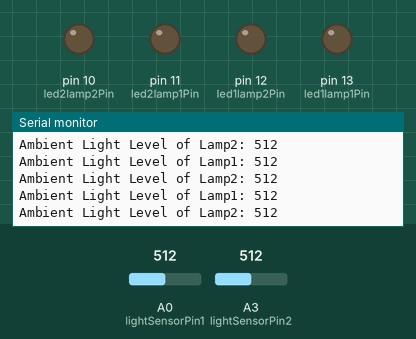
Recording of a sketch running on a simulated Arduino Uno, built with avr-gcc and run on an emulated ATmega328P. Parts: output pins drawn as LEDs (lit = HIGH), the last lines printed to the serial monitor. Inputs (shaded band) come from the test bench; at power-on: A0 (lightSensorPin1) = 512, A3 (lightSensorPin2) = 512.

Above: at 1.2 s.
1.3 s: A0 (lightSensorPin1) set to 109
At 1.47 s:
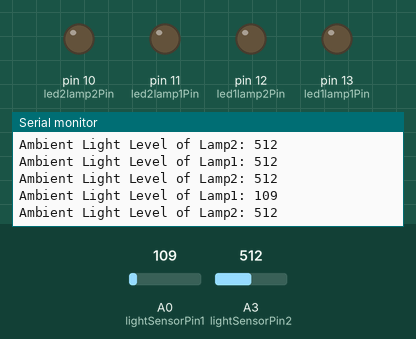
2.8 s: A0 (lightSensorPin1) set to 92
At 2.95 s:
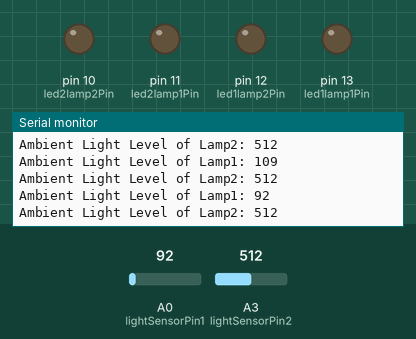
5.8 s: A3 (lightSensorPin2) set to 110
At 5.98 s:
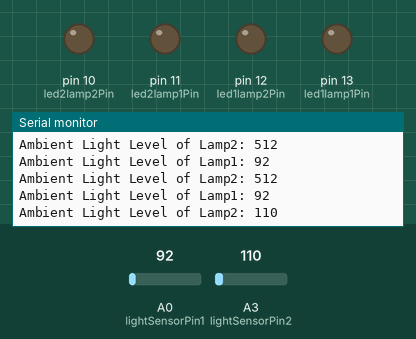
7.3 s: A3 (lightSensorPin2) set to 92
At 7.33 s:
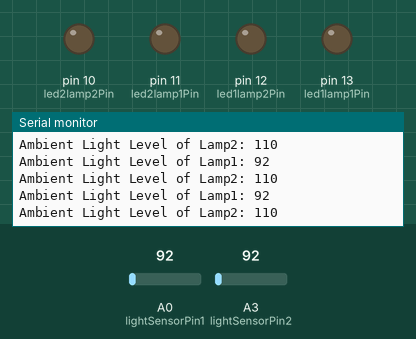
Timing chart, 0 to 9.8 s (numbered marks = the images above; inputs shaded):
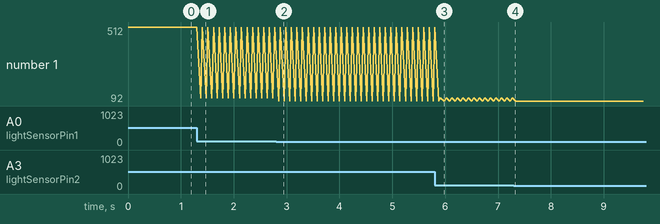

Measured:
- after the input at 1.3 s, the serial monitor: prints a new line after 0.07 s (image 1)
- after the input at 2.8 s, the serial monitor: prints a new line after 0.05 s (image 2)
- after the input at 5.8 s, the serial monitor: prints a new line after 0.11 s (image 3)
- plotted number 1: 512 → 92 after the input at 2.8 s, 92 → 110 after the input at 5.8 s

The sketch:

Final_Prototype.ino
```cpp
int lamp1Pin = A1;
int lamp2Pin = A5;
int lightSensorPin1 = A0;
int lightSensorPin2 = A3;


int led1lamp1Pin = 13;
int led1lamp2Pin = 12;
int led2lamp1Pin = 11;
int led2lamp2Pin = 10;


int pressureThreshold = 140;
int lightThreshold = 30;  // The ambient light level must be very close to 0

void setup() {
  // Initialize serial communication for debugging
  Serial.begin(9600);

  pinMode(led1lamp1Pin, OUTPUT);
  pinMode(led1lamp2Pin, OUTPUT);
  pinMode(led2lamp1Pin, OUTPUT);
  pinMode(led2lamp2Pin, OUTPUT);

  pinMode(lamp1Pin, INPUT);
  pinMode(lamp2Pin, INPUT);
  pinMode(lightSensorPin1, INPUT);
  pinMode(lightSensorPin2, INPUT);

}

void loop() {

  int lightLevel1 = analogRead(lightSensorPin1);
  int lightLevel2 = analogRead(lightSensorPin2);

  Serial.print("Ambient Light Level of Lamp1: ");
  Serial.println(lightLevel1);

  Serial.print("Ambient Light Level of Lamp2: ");
  Serial.println(lightLevel2);
  // If the ambient light level of any device is detected as low, all the lights turn on.
  if ((lightLevel1 <= lightThreshold)||(lightLevel2 <= lightThreshold)) {
    int sensor1Value = analogRead(lamp1Pin);
    int sensor2Value = analogRead(lamp2Pin);

    Serial.print("Pressure value 1: ");
    Serial.println(sensor1Value);
    Serial.print("Pressure value 2: ");
    Serial.println(sensor2Value);

    // If there is a phone on the pad of Lamp 1, the IF loop runs.
    if (sensor1Value > pressureThreshold) {
      digitalWrite(led1lamp1Pin, LOW);   // Turning off LED 1 of Lamp 1
      digitalWrite(led1lamp2Pin, LOW);   // Turning off LED 1 of Lamp 2
    } else {
      digitalWrite(led1lamp1Pin, HIGH);  // Turning on LED 1 of Lamp 1
      digitalWrite(led1lamp2Pin, HIGH);  // Turning on LED 1 of Lamp 2
    }

    // If there is a phone on the pad of Lamp 2, the IF loop runs.

    if (sensor2Value > pressureThreshold) {
      digitalWrite(led2lamp1Pin, LOW);   // Turning off LED 2 for Lamp 1
      digitalWrite(led2lamp2Pin, LOW);   // Turning off LED 2 for Lamp 2
    } else {
      digitalWrite(led2lamp1Pin, HIGH);  // Turning on LED 2 of Lamp 1
      digitalWrite(led2lamp2Pin, HIGH);  // Turning on LED 2 of  Lamp 2
    }
  }
   else {
    digitalWrite(led2lamp1Pin, LOW);   // Turning off LED 1 of Lamp 1
    digitalWrite(led2lamp2Pin, LOW);   // Turning off LED 2 of  Lamp 2
    digitalWrite(led1lamp1Pin, LOW);   // Turning off LED 1 of Lamp 1
    digitalWrite(led1lamp2Pin, LOW);   // Turning off LED 2 of  Lamp 2
  }

  // Small delay to stabilize the readings
  delay(100);
}
```
